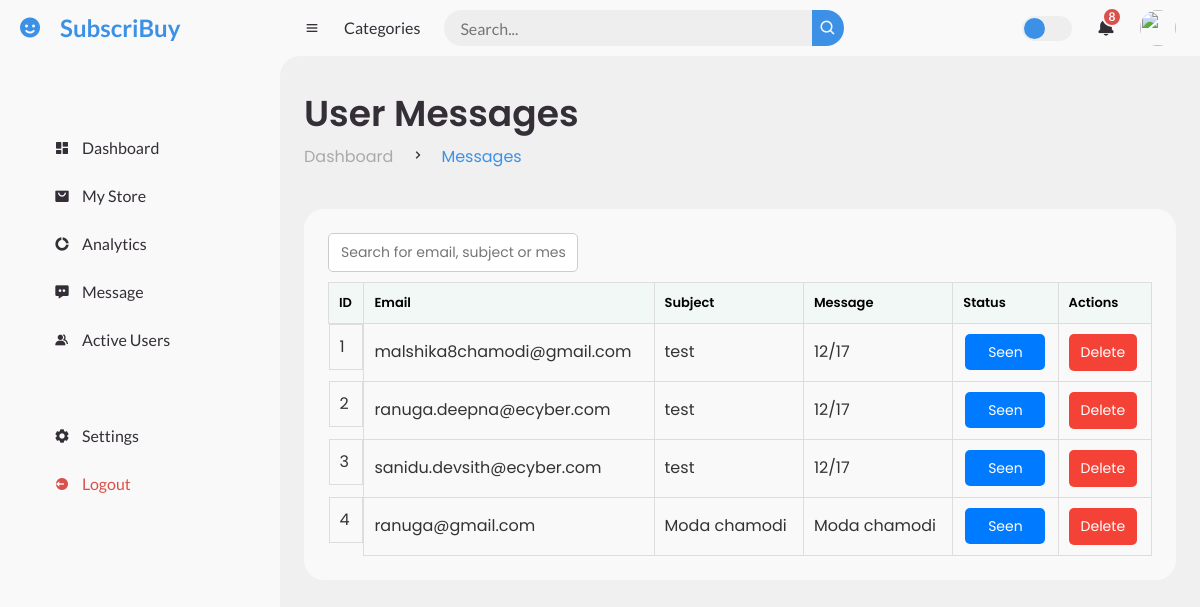
/admin/admin-messages.php, run on an earlier commit of the app's database.
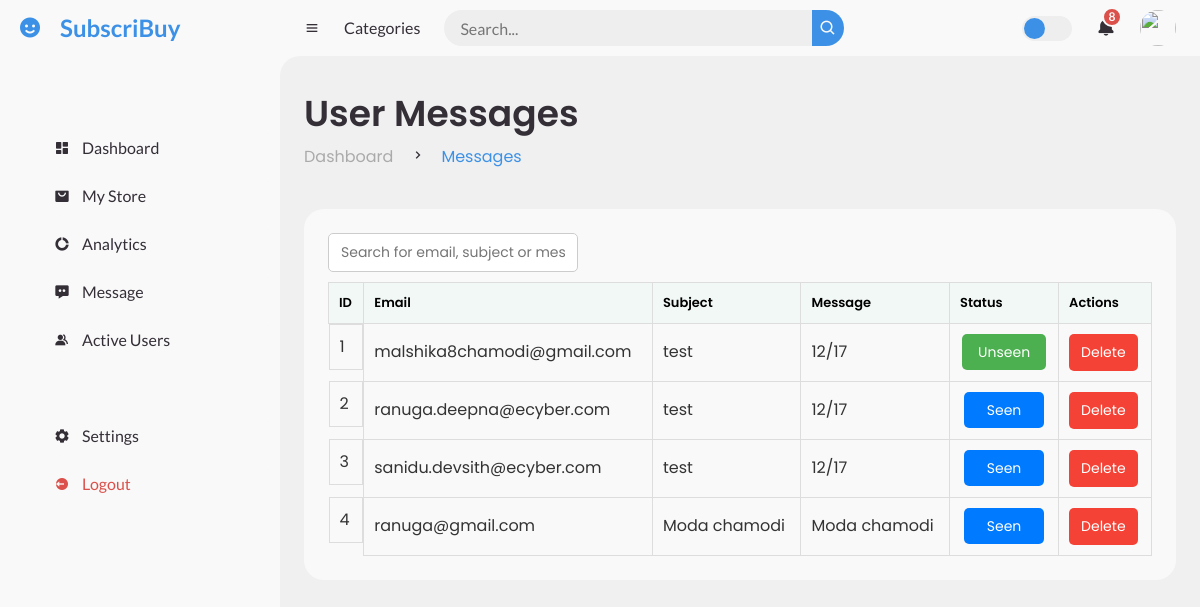
And on a later commit of the database.
### tables this page shows
CREATE TABLE `contact` (
  `id` int(11) NOT NULL,
  `email` varchar(150) NOT NULL,
  `subject` varchar(100) NOT NULL,
  `message` varchar(250) NOT NULL,
  `seen` tinyint(1) DEFAULT 0
);

### admin/fetch_messages.php (the view, shortened to what this page needs)
<?php
include '../dbase.php';
$sql = "SELECT * FROM contact ORDER BY id DESC";
$result = $conn->query($sql);
?>
<input type="text" id="searchInput" onkeyup="searchTable()" placeholder="Search for email, subject or message..."
       style="width: 250px; padding: 8px 12px; border-radius: 5px; border: 1px solid #ccc; font-size: 14px;
       outline: none; transition: border-color 0.3s ease;"
       onfocus="this.style.borderColor='#007bff';" onblur="this.style.borderColor='#ccc';">
<table id="messagesTable" style="width: 100%; border-collapse: collapse; margin-top: 10px;">
    <thead>
        <tr style="background-color: #f4f4f4; text-align: left;">
            <th style="padding: 10px; border: 1px solid #ddd;">ID</th>
            <th style="padding: 10px; border: 1px solid #ddd;">Email</th>
            <th style="padding: 10px; border: 1px solid #ddd;">Subject</th>
            <th style="padding: 10px; border: 1px solid #ddd;">Message</th>
            <th style="padding: 10px; border: 1px solid #ddd;">Status</th>
            <th style="padding: 10px; border: 1px solid #ddd;">Actions</th>
        </tr>
    </thead>
    <tbody>
    <?php
    if ($result->num_rows > 0) {
        $rowNumber = 1;
        while ($row = $result->fetch_assoc()) {
            echo "<tr>";
            echo "<td style='padding: 10px; border: 1px solid #ddd;'>{$rowNumber}</td>";
            echo "<td style='padding: 10px; border: 1px solid #ddd;'>{$row['email']}</td>";
            echo "<td style='padding: 10px; border: 1px solid #ddd;'>{$row['subject']}</td>";
            echo "<td style='padding: 10px; border: 1px solid #ddd;'>{$row['message']}</td>";
echo "<td style='padding: 10px; border: 1px solid #ddd; text-align: center;'>
        <button class='toggle-btn' data-id='{$row['id']}' data-seen='{$row['seen']}' style='
            padding: 8px 16px; /* Equal padding for both buttons */
            font-size: 14px;
            color: #fff;
            background-color: " . ($row['seen'] ? '#007bff' : '#4caf50') . "; /* Blue for Seen, Green for Unseen */
            border: none;
            border-radius: 5px;
            cursor: pointer;
            min-width: 80px; /* Set a minimum width to ensure buttons are of equal size */
            height: 36px; /* Set a fixed height */
            display: inline-block; /* Ensure the button sizes are consistent */
            transition: background-color 0.3s ease;'>
            " . ($row['seen'] ? 'Seen' : 'Unseen') . "
        </button>
      </td>";
            echo "<td style='padding: 10px; border: 1px solid #ddd;'>
                    <button class='delete-btn' data-id='{$row['id']}' style='
                        padding: 8px 12px;
                        font-size: 14px;
                        color: #fff;
                        background-color: #f44336;
                        border: none;
                        border-radius: 5px;
                        cursor: pointer;
                        transition: background-color 0.3s ease;'
                        onmouseover=\"this.style.backgroundColor='#d32f2f';\"
                        onmouseout=\"this.style.backgroundColor='#f44336';\">
                        Delete
                    </button>
                  </td>";
            echo "</tr>";
            $rowNumber++;
        }
    } else {
        echo "<tr><td colspan='6' style='text-align: center; padding: 10px;'>No messages found</td></tr>";
    }
    ?>
    </tbody>
</table>

What changed in the data, as far as the page shows it:
changed contact "malshika8chamodi@gmail.com": seen "Seen" → "Unseen"
